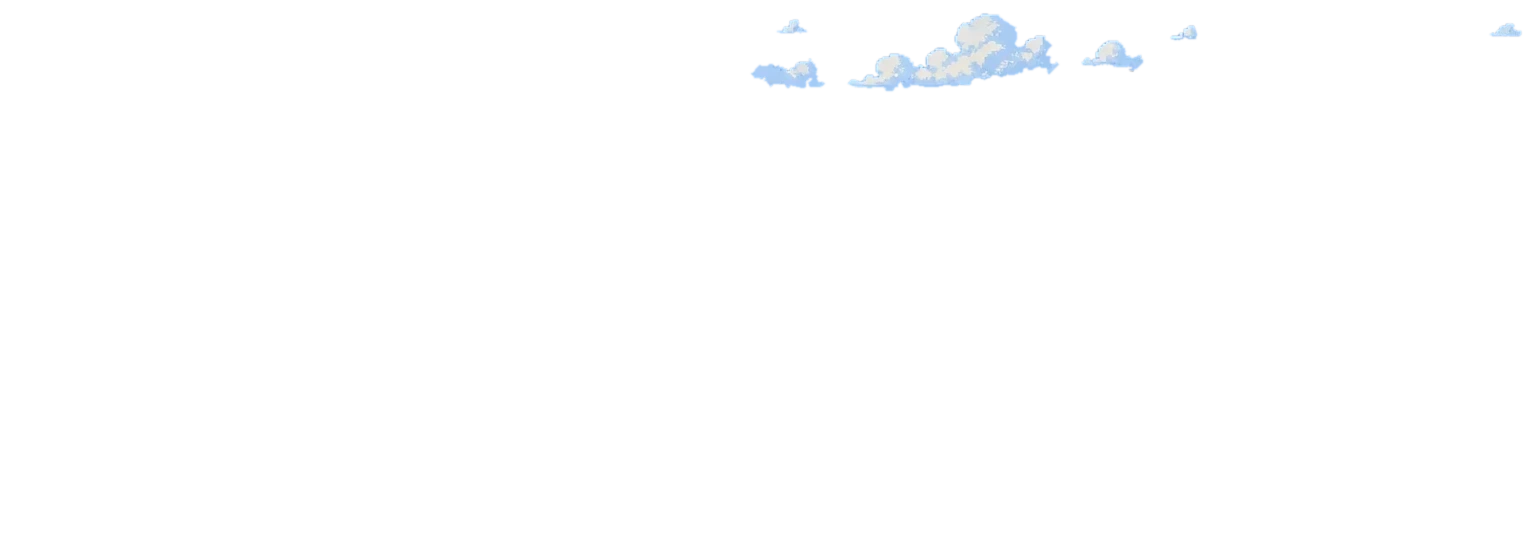
#> input picture src/assets/backgrounds/eav-day-clouds.webp, 1532 x 543 px, given in place of eav-day-clouds.webp-clouds.webp, which was not available
$ python spread_clouds.py ../src/assets/backgrounds/eav-day-clouds.webp
#> lines starting #> are read from the running program, lines starting #| are printed output that depends on the picture; after the words box and inside, x2 and y2 are one past the last pixel; in counts of white or black regions, pixels touching at a corner belong together; pictures that were not available may be replaced by others from this repository, and a replacement may not be noted
#!/usr/bin/env python3
"""
Spread a stage's existing cloud puffs across the whole plate width.

✅ APPLIED to eav-day, underground-day and l5p-day (edgewood-day already had
even coverage). The seal that used to make this unshippable is fixed — it
excludes nothing now and the cloudish exclusion is size-floored — and with it
three cloudseal runs hold at eav 28 / edgewood 0 / underground 0 / l5p 21-22
with NO allowance table. The "WHY IT IS NOT APPLIED" footer below is kept as
the history of why it once could not ship.


WHAT THIS FIXES, IN THE CLIENT'S WORDS: *"I wanna figure out how to get the
clouds moving on every daytime stage."*

⚠️ THEY ALREADY MOVE. Every day stage has a `clouds` card with a `drift`
(-0.035, Underground -0.030), and `cloudseal.mjs` proves the weather passes
behind the buildings on all four. The complaint is not that they are still, it
is that for long stretches of a stage THERE ARE NONE — and that is a coverage
problem, not a motion one.

Measured with cloudseal's own `painted` count (how many pixels the clouds card
actually contributes to a frame), at five camera positions per stage:

    eav          spawn 0px at EVERY tick, 70-316 at 25%, then 8,789 at 75%
    underground  27-135 at spawn, then 262-4,530
    l5p          15-1,114 at spawn, then 645-4,700
    edgewood     165-2,771 throughout — the one that is fine

The cause is the card, not the span. `span` is a CLIP, not content: widening it
over a region with no painted puffs shows nothing. The puffs only occupy part
of each plate:

    eav-day          x 750-1198 of 1532  —  29% of the width
    edgewood-day     x 124-503  of 762   —  50%
    l5p-day          x 136-583  of 764   —  59%
    underground-day  x 337-1455 of 1535  —  73%

EAV has clouds over less than a third of its plate, and the third they are on
is the far end. That is exactly the stretch of stage where they read, and the
first half where they do not.

WHAT THIS DOES, AND WHAT IT REFUSES TO DO. It copies HIS OWN PUFFS — whole
connected components, alpha and all — to the empty parts of the same card, with
a horizontal flip and a small vertical jitter so a repeat does not read as a
repeat. **No cloud is invented, drawn or generated.** Every pixel written was
painted by the client; it is the same puff, somewhere else on the same card.

⚠️ IT TOUCHES THE CLOUDS CARD AND NOTHING ELSE. Not the base, not the seal.
A puff added to the card draws over the base's own sky and behind everything
the seal covers, which is the arrangement that already works — see the seal
note in tools/scrub_stage_clouds.py. Nothing about the composite at rest
changes anywhere a puff is not placed.

⚠️ DETERMINISTIC. The placement is seeded off the stage name, so a re-run
produces the same card and a diff is meaningful. There is no wall-clock and no
unseeded random anywhere in here.

WHY PUFFS ARE PLACED IN THE ORIGINAL Y BAND ONLY. The band a stage's clouds
occupy is a fact about that painting — how much sky is above its rooflines.
Dropping a puff below it would put weather inside the architecture, and while
the seal would occlude most of it, "most" is how the longest-running bug on
this project looked for a week.

Usage:
    python3 tools/spread_clouds.py eav-day              # report, write nothing
    python3 tools/spread_clouds.py eav-day --write
    python3 tools/spread_clouds.py --all --write
"""

import os
import sys
import zlib

import numpy as np
from PIL import Image
from scipy import ndimage

ROOT = os.path.dirname(os.path.dirname(os.path.abspath(__file__)))
BG = os.path.join(ROOT, 'src', 'assets', 'backgrounds')

STAGES = ['eav-day', 'edgewood-day', 'underground-day', 'l5p-day', 'buckhead-day']

MIN_PUFF = 120      # px — below this it is a wisp, not worth repeating
GAP = 24            # px — keep this much clear air between placed puffs
# How much of the plate width should carry cloud. Not 100%: a sky with an
# unbroken chain of cloud across it reads as a texture, not as weather, and the
# client's own paintings leave clear sky between puffs.
TARGET_COVER = 0.86


def puffs(alpha):
    """Connected components of the card, largest first."""
    lbl, n = ndimage.label(alpha > 8, structure=np.ones((3, 3)))
    if not n:
        return []
    sizes = ndimage.sum(alpha > 8, lbl, np.arange(1, n + 1))
    out = []
    for i, sl in enumerate(ndimage.find_objects(lbl)):
        if sizes[i] < MIN_PUFF:
            continue
        out.append((int(sizes[i]), sl, (lbl[sl] == i + 1)))
    out.sort(key=lambda t: -t[0])
    return out


def spread(stage, write=False):
    path = os.path.join(BG, f'{stage}-clouds.webp')
    im = Image.open(path).convert('RGBA')
    a = np.array(im)
    H, W = a.shape[:2]
    ps = puffs(a[..., 3])
    if not ps:
        print(f'{stage}: no puffs >= {MIN_PUFF}px — nothing to spread')
        return

    occupied = a[..., 3] > 8
    cols = np.nonzero(occupied.any(axis=0))[0]
    rows = np.nonzero(occupied.any(axis=1))[0]
    y_lo, y_hi = int(rows.min()), int(rows.max())
    before_cover = len(cols) / W
    print(f'{stage}: {len(ps)} puffs, band y{y_lo}-{y_hi}, '
          f'column cover {before_cover * 100:.0f}%')

    # ⚠️ SEEDED OFF THE STAGE NAME WITH crc32, NOT hash().
    # Python randomises str.__hash__ per PROCESS unless PYTHONHASHSEED is set,
    # so `hash(stage)` gave a different card on every run while the docstring
    # above promised a re-run would reproduce it. A tool that claims to be
    # deterministic and is not is worse than one that never claimed it: the
    # diff stops being evidence.
    rng = np.random.default_rng(zlib.crc32(stage.encode()))

    # Walk the width and drop a puff wherever there is a clear run. Candidate
    # positions are on a jittered grid so the repeat does not beat against the
    # plate's own rhythm.
    placed = 0
    step = max(60, W // 24)
    taken = ndimage.binary_dilation(occupied, iterations=GAP // 2)
    order = rng.permutation(len(ps))
    k = 0
    # ⚠️ SEVERAL PASSES, NOT ONE. A single left-to-right walk stops at whatever
    # the first pass happened to fit and leaves the target unmet — l5p reached
    # 50% against a target of 86% that way, because its puffs are small and one
    # walk cannot fill between its own placements. Repeat until the target is
    # met or a whole pass places nothing, which is the honest termination: no
    # progress means no room, and looping past that would only shave the gap.
    for _ in range(6):
        before_pass = placed
        x = 0
        while x < W:
            if len(np.nonzero(occupied.any(axis=0))[0]) / W >= TARGET_COVER:
                break
            src_sz, sl, mask = ps[order[k % len(order)]]
            k += 1
            ph, pw = mask.shape
            jx = int(rng.integers(0, max(1, step // 2)))
            px0 = x + jx
            if px0 + pw >= W:
                x += step
                continue
            # Vertical jitter, clamped so the puff stays inside the painting's own
            # cloud band — see the note at the top about weather in the masonry.
            sy0 = sl[0].start
            lo = y_lo - sy0
            hi = (y_hi - ph) - sy0
            jy = int(rng.integers(min(lo, hi), max(lo, hi) + 1)) if hi > lo else 0
            py0 = sy0 + jy
            if py0 < 0 or py0 + ph > H:
                x += step
                continue
            if taken[py0:py0 + ph, px0:px0 + pw].any():
                x += step
                continue

            patch = a[sl][..., :].copy()
            m = mask
            if rng.random() < 0.5:                     # flip, so a repeat reads new
                patch = patch[:, ::-1]
                m = m[:, ::-1]
            dst = a[py0:py0 + ph, px0:px0 + pw]
            sel = m & (patch[..., 3] > 0)
            dst[sel] = patch[sel]
            occupied[py0:py0 + ph, px0:px0 + pw] |= sel
            taken = ndimage.binary_dilation(occupied, iterations=GAP // 2)
            placed += 1
            x += step
        if placed == before_pass:
            break

    cols2 = np.nonzero(occupied.any(axis=0))[0]
    after_cover = len(cols2) / W
    span = (round(float(cols2.min()) / W, 3),
            round(min(1.0, float(cols2.max() + 1) / W), 3))
    print(f'  placed {placed} copies  ->  column cover '
          f'{before_cover * 100:.0f}% -> {after_cover * 100:.0f}%   '
          f'opaque {int((a[..., 3] > 8).sum())}px')
    print(f'  span for stages.js: [{span[0]:.3f}, {span[1]:.3f}]')

    if write:
        Image.fromarray(a).save(path, 'WEBP', quality=95, method=6)
        print(f'  wrote {os.path.basename(path)} (clouds card ONLY)')
    else:
        print('  dry run — nothing written')


def main():
    write = '--write' in sys.argv
    args = [x for x in sys.argv[1:] if not x.startswith('--')]
    names = STAGES if ('--all' in sys.argv or not args) else args
    for n in names:
        spread(n, write)
#> in spread, im is the input picture: PIL image 1532x543 RGBA; mean R, G, B, A 49.2, 61.6, 31.8, 3
#> in puffs, `lbl, n = ndimage.label(alpha > 8, structure=np.ones((3, 3)))`:
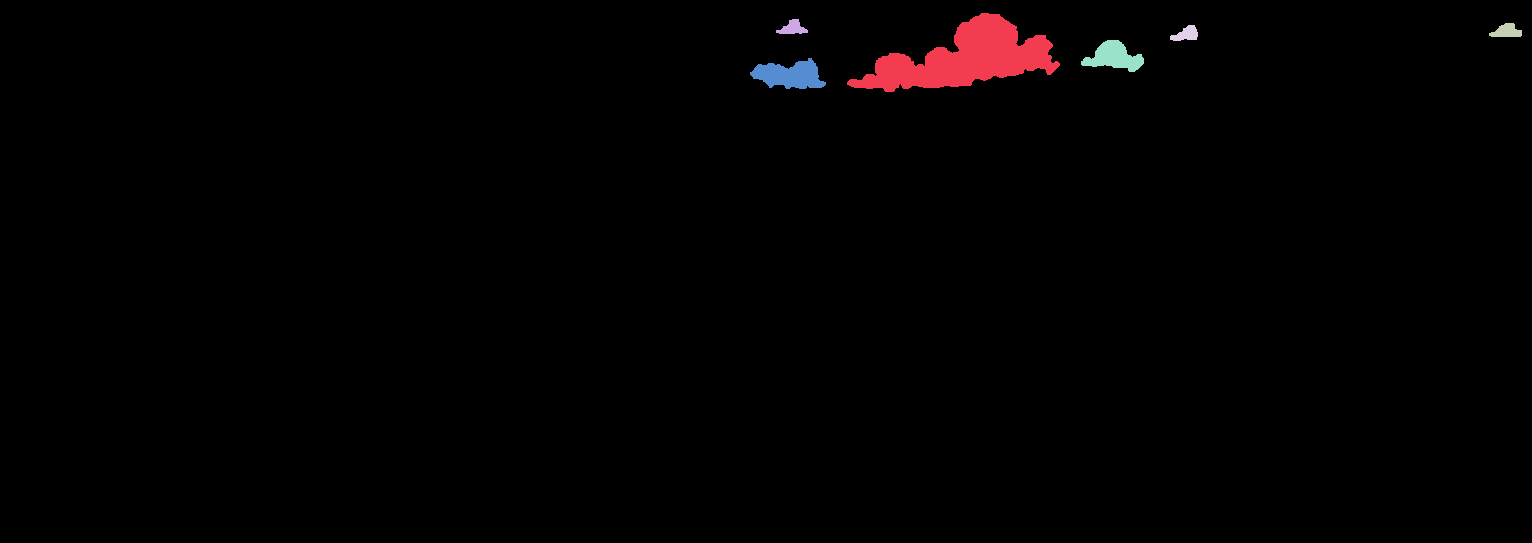
#> lbl: shape (543, 1532) int32; 7 distinct labels, from 0 to 6; one colour per label, 0 black
#> in puffs, `lbl, n = ndimage.label(alpha > 8, structure=np.ones((3, 3)))`: n = 6
#> in puffs, `sizes = ndimage.sum(alpha > 8, lbl, np.arange(1, n + 1))`: sizes = [7901, 277, 316, 282, 1118, 1486]
#> the loop in puffs, `for i, sl in enumerate(ndimage.find_objects(lbl)):` made 6 passes
#> after the loop in puffs, `for i, sl in enumerate(ndimage.find_objects(lbl)):`: out = 6 items
#> in spread, `occupied = a[..., 3] > 8`:
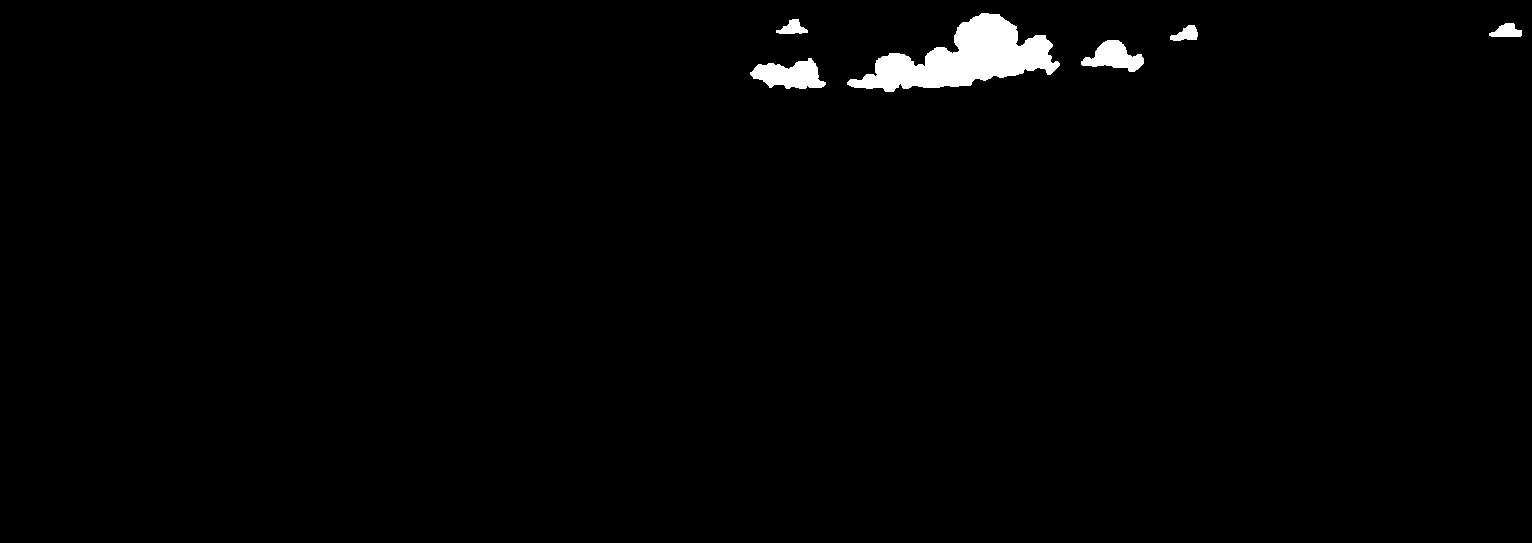
#> occupied: shape (543, 1532) bool; 1.4% white; 6 white regions, box (x1, y1, x2, y2) and area: (847, 13, 1060, 92) 7901, (750, 58, 826, 89) 1486, (1081, 40, 1144, 72) 1118, (1489, 23, 1522, 37) 316, (1170, 25, 1198, 41) 282, (776, 19, 808, 34) 277
#> in spread, `cols = np.nonzero(occupied.any(axis=0))[0]`: cols = 413 values from 750 to 1521
#> in spread, `rows = np.nonzero(occupied.any(axis=1))[0]`: rows = 79 values from 13 to 91
#> in spread, `y_lo, y_hi = int(rows.min()), int(rows.max())`: y_lo = 13; y_hi = 91
#> in spread, `before_cover = len(cols) / W`: before_cover = 0.27
#| ../src/assets/backgrounds/eav-day-clouds.webp: 6 puffs, band y13-91, column cover 27%
#> in spread, `taken = ndimage.binary_dilation(occupied, iterations=GAP // 2)`:
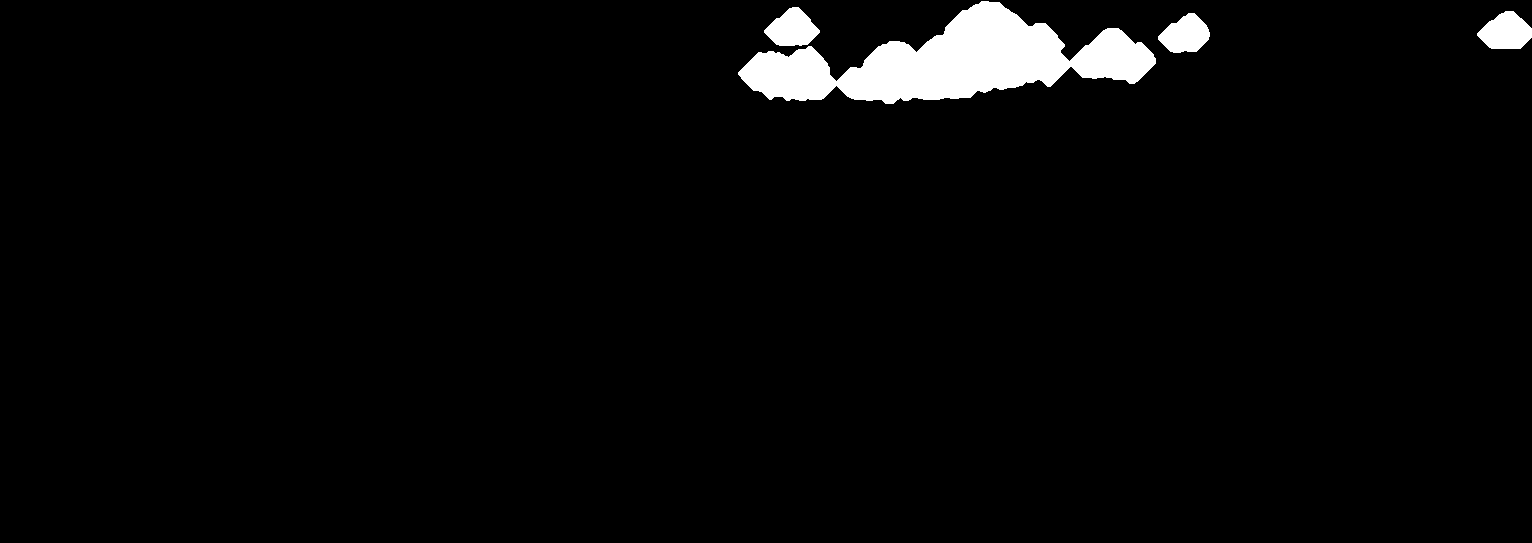
#> taken: shape (543, 1532) bool; 3% white; 4 white regions, box (x1, y1, x2, y2) and area: (738, 1, 1156, 104) 20941, (1477, 11, 1532, 49) 1484, (764, 7, 820, 46) 1431, (1158, 13, 1210, 53) 1403
#> in spread, `order = rng.permutation(len(ps))`: order = [1, 0, 3, 4, 2, 5]
#> after the loop in spread, `for _ in range(6):`:
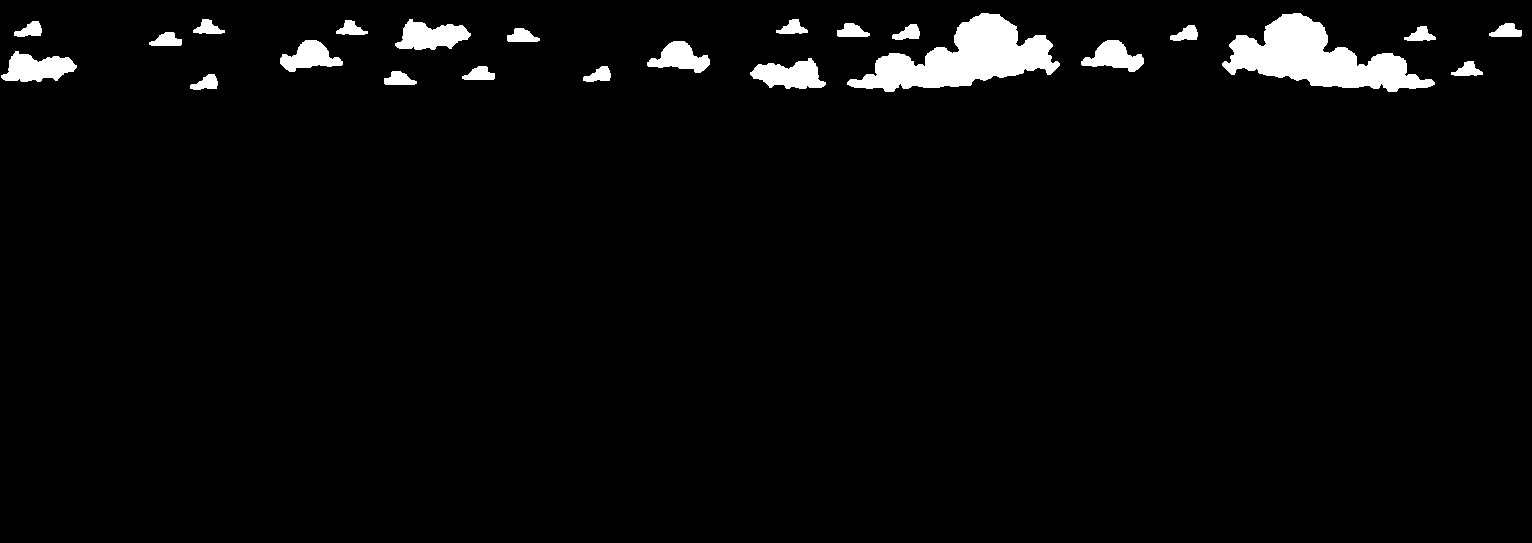
#> occupied: shape (543, 1532) bool; 3.4% white; 24 white regions, largest, box (x1, y1, x2, y2) and area: (847, 13, 1060, 92) 7901, (1222, 13, 1435, 92) 7901, (395, 19, 471, 50) 1486
#> after the loop in spread, `for _ in range(6):`: k = 125; placed = 18
#> in spread, `cols2 = np.nonzero(occupied.any(axis=0))[0]`: cols2 = 1136 values from 1 to 1521
#> in spread, `after_cover = len(cols2) / W`: after_cover = 0.742
#> in spread, `span = (round(float(cols2.min()) / W, 3), round(min(1.0, float(cols2.m..`: span = (0.001, 0.993)
#|   placed 18 copies  ->  column cover 27% -> 74%   opaque 28305px
#|   span for stages.js: [0.001, 0.993]


if __name__ == '__main__':
    main()


# ── WHY IT IS NOT APPLIED ────────────────────────────────────────────────────
#
# It does what it says. Applied to all four day stages it transformed the
# coverage the client is asking about, measured with cloudseal's own `painted`
# count at five camera positions:
#
#     eav   spawn   0px at every tick  ->  826/610/149/201/43/12
#     eav   25%     70-316             ->  418-1581
#     l5p   spawn   15-1114            ->  3399-5579
#     ug    spawn   27-135             ->  120-301
#
# AND IT PUT WEATHER WHERE THE SEAL CANNOT COVER IT. Clouds in new places cross
# structure the sky seal does not own, and the leak went the wrong way — eav
# failed at 160-231px (one 301px blob) in two runs of three, against the 104px
# problem the seal work had just brought down to 46. Edgewood, which was the
# one stage whose coverage was already fine, went from 0px to 202.
#
# The seal rule that would support this is known and half-proven: the seal may
# only defer to a card at BASE_DEPTH (0.50), because anything off 0.50 slides
# off the ground it was trusted to redraw. Implemented and measured, it fixed
# eav (341 -> 46) and underground, and improved l5p (87 -> 28-64) — but it is
# not committed, because at the time it was measured the harness still had an
# intermittent false positive that made a one-run pass meaningless. That
# instability is fixed now (the player is held out of the measured band), so
# the honest next step is:
#
#   1. re-apply the BASE_DEPTH rule in tools/scrub_stage_clouds.py's `others`
#   2. rebuild the seals with --seal-only
#   3. run this, --write, on eav-day / underground-day / l5p-day only
#      (edgewood-day already has even coverage and gains nothing)
#   4. widen the four `span` values in stages.js to the numbers printed here
#   5. cloudseal, THREE runs, and only believe a result that repeats
#
# The client's own order was "fix the cloud leak, then figure out how to get
# the clouds moving on every daytime stage". That order is right, and step 1 is
# still the leak.
